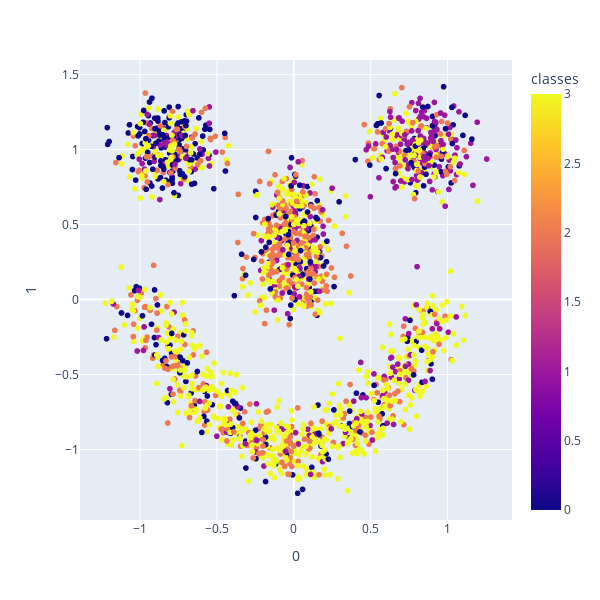

Notebook code for this chart:
### Code cell
fig = px.scatter(gen, x = 0, y = 1, color = 'classes', width = 600, height = 600)
fig

### Figure 1 — Plotly figure (JSON) as saved in the notebook; plotly's stock layout.template omitted (floating-point values rounded to 4 significant figures; data arrays with more than 128 entries replaced by an {"elided": "..."} marker saying what was removed)
{"data": [{"hovertemplate": "0=%{x}<br>1=%{y}<br>classes=%{marker.color}<extra></extra>", "legendgroup": "", "marker": {"color": {"elided": "2000 int values"}, "coloraxis": "coloraxis", "symbol": "circle"}, "mode": "markers", "name": "", "showlegend": false, "type": "scattergl", "x": {"elided": "2000 float values"}, "xaxis": "x", "y": {"elided": "2000 float values"}, "yaxis": "y"}], "layout": {"coloraxis": {"colorbar": {"title": {"text": "classes"}}, "colorscale": [[0, "#0d0887"], [0.1111, "#46039f"], [0.2222, "#7201a8"], [0.3333, "#9c179e"], [0.4444, "#bd3786"], [0.5556, "#d8576b"], [0.6667, "#ed7953"], [0.7778, "#fb9f3a"], [0.8889, "#fdca26"], [1, "#f0f921"]]}, "height": 600, "legend": {"tracegroupgap": 0}, "margin": {"t": 60}, "width": 600, "xaxis": {"anchor": "y", "autorange": true, "domain": [0, 1], "range": [-1.392, 1.42], "title": {"text": "0"}, "type": "linear"}, "yaxis": {"anchor": "x", "autorange": true, "domain": [0, 1], "range": [-1.469, 1.596], "title": {"text": "1"}, "type": "linear"}}}
